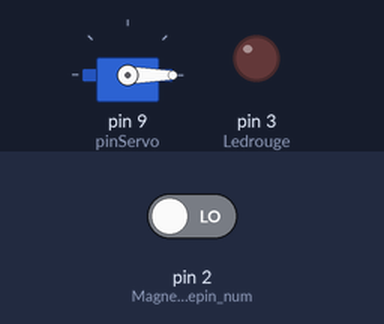
Recording of a sketch running on a simulated Arduino Uno, built with avr-gcc and run on an emulated ATmega328P. On the bench: servo, output pins drawn as LEDs (lit = HIGH). The inputs (shaded band) are chosen by the test bench; at power-on: pin 2 (Magnetiquepin_num) LOW.

Above: at 1.8 s.
1.9 s: pin 2 (Magnetiquepin_num) driven HIGH
At 2.9 s:
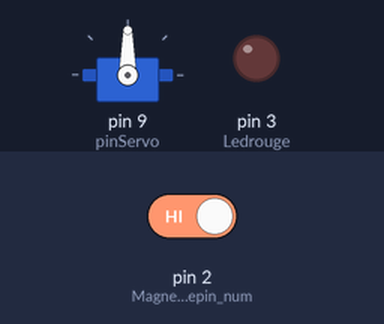
3.5 s: pin 2 (Magnetiquepin_num) driven LOW
At 4.1 s:
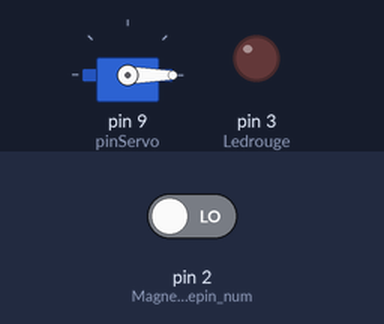
Timing chart, 0 to 6.5 s (numbered marks = the images above; inputs shaded):
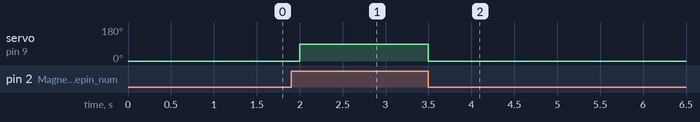

Measured:
- after the input at 1.9 s, servo on pin 9 (pinServo): 0° → 90° after 0.10 s
- after the input at 3.5 s, servo on pin 9 (pinServo): 90° → 0° at once

The sketch:

Objet_metallique.ino
```cpp
#include <Servo.h>

int Ledrouge = 3;
int Magnetiquepin_num = 2;
bool Detectionmagnetique;

Servo monServo;
int pinServo = 9;

void setup () {
  pinMode(Ledrouge, OUTPUT);
  pinMode(Magnetiquepin_num, INPUT);
  monServo.attach(pinServo);
}

void loop () {
  Detectionmagnetique = digitalRead(Magnetiquepin_num);

  if (Detectionmagnetique == HIGH) {
    monServo.write(90); // Angle à 90 degrés pour ouvrir la trappe
  } else {
    monServo.write(0); // Angle à 0 degré pour fermer la trappe
  }

  delay(500);
}
```
